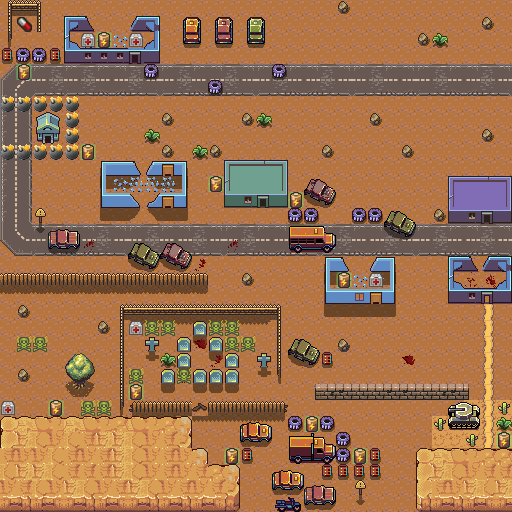

A level layout from a 2D game, rendered from its tile map. Below: a short description, then the map file with tile-grid data replaced by summaries:
An orthogonal 32x32 tile map with 16x16 px tiles, 5 tile layers (background, ground_1, ground_2, structures, ...), 5 tilesets and 113 objects (PLAYER, ENEMY).

<map version="1.0" tiledversion="1.0.1" orientation="orthogonal" renderorder="right-down" width="32" height="32" tilewidth="16" tileheight="16" nextobjectid="162">
 <tileset firstgid="1" name="prototype" tilewidth="16" tileheight="16" tilecount="1000" columns="40">
  <image source="../art/apocalypse.png" width="640" height="400" />
 </tileset>
 <tileset firstgid="1001" name="7DRL-Tiles2" tilewidth="16" tileheight="16" tilecount="256" columns="16">
  <image source="../art/7DRL-Tiles2.png" width="256" height="256" />
 </tileset>
 <tileset firstgid="1257" name="WallSet" tilewidth="16" tileheight="16" tilecount="16" columns="4">
  <image source="../art/WallSet.png" trans="ffffff" width="64" height="64" />
 </tileset>
 <tileset firstgid="1273" name="misc" tilewidth="16" tileheight="16" tilecount="49" columns="7">
  <image source="../art/misc.png" trans="ffffff" width="112" height="112" />
 </tileset>
 <tileset firstgid="1322" name="AngryMeteor-expansion-sprites14c" tilewidth="16" tileheight="16" spacing="2" margin="1" tilecount="300" columns="15">
  <image source="../art/AngryMeteor-expansion-sprites14c.png" trans="ffffff" width="270" height="360" />
  <tile id="6">
   <properties>
    <property name="amount" type="int" value="35" />
    <property name="event" value="HEAL" />
   </properties>
  </tile>
  <tile id="43">
   <properties>
    <property name="event" value="WIN" />
   </properties>
  </tile>
  <tile id="63">
   <properties>
    <property name="amount" type="int" value="15" />
    <property name="event" value="HARM" />
   </properties>
  </tile>
  <tile id="67">
   <properties>
    <property name="amount" type="int" value="50" />
    <property name="event" value="CHARGE" />
   </properties>
  </tile>
  <tile id="176">
   <properties>
    <property name="amount" type="int" value="70" />
    <property name="event" value="HARM" />
   </properties>
  </tile>
 </tileset>
 <layer name="background" width="32" height="32">
  <data>[1024 cells, 1024 non-empty, 1 distinct tile ids]</data>
 </layer>
 <layer name="ground_1" width="32" height="32">
  <data>[1024 cells, 225 non-empty, 42 distinct tile ids]</data>
 </layer>
 <layer name="ground_2" width="32" height="32">
  <data>[1024 cells, 54 non-empty, 16 distinct tile ids]</data>
 </layer>
 <layer name="structures" width="32" height="32">
  <data>[1024 cells, 350 non-empty, 148 distinct tile ids]</data>
 </layer>
 <objectgroup name="collision">
  <object id="22" x="322" y="352" width="10" height="13" />
  <object id="23" x="370" y="448" width="10" height="13" />
  <object id="27" x="322" y="464" width="58" height="13" />
  <object id="28" x="242" y="448" width="10" height="13" />
  <object id="30" x="2" y="48" width="58" height="13" />
  <object id="33" x="144" y="64" width="14" height="14" />
  <object id="34" x="208" y="80" width="14" height="14" />
  <object id="35" x="272" y="64" width="14" height="14" />
  <object id="36" x="288" y="208" width="14" height="14" />
  <object id="37" x="304" y="208" width="14" height="14" />
  <object id="38" x="352" y="208" width="14" height="14" />
  <object id="39" x="368" y="208" width="14" height="14" />
  <object id="42" x="320" y="416" width="14" height="14" />
  <object id="43" x="288" y="416" width="14" height="14" />
  <object id="44" x="416" y="448" width="96" height="64" />
  <object id="47" x="0" y="416" width="192" height="96" />
  <object id="48" x="304" y="485" width="32" height="20" />
  <object id="49" x="272" y="470" width="32" height="20" />
  <object id="50" x="275" y="497" width="26" height="15" />
  <object id="51" x="240" y="422" width="32" height="20" />
  <object id="52" x="289" y="433" width="60" height="31" />
  <object id="53" x="448" y="402" width="32" height="27" />
  <object id="54" x="315" y="384" width="154" height="16" />
  <object id="55" x="288" y="339" width="32" height="26" />
  <object id="56" x="289" y="226" width="36" height="27" />
  <object id="57" x="391" y="214" width="16" height="15" />
  <object id="58" x="310" y="179" width="11" height="7" />
  <object id="59" x="134" y="253" width="57" height="8" />
  <object id="60" x="161" y="369" width="14" height="15" />
  <object id="62" x="193" y="369" width="46" height="15" />
  <object id="64" x="225" y="353" width="14" height="15" />
  <object id="65" x="209" y="337" width="14" height="15" />
  <object id="66" x="193" y="321" width="14" height="15" />
  <object id="67" x="177" y="337" width="14" height="31" />
  <object id="69" x="145" y="337" width="14" height="15" />
  <object id="70" x="257" y="353" width="14" height="15" />
  <object id="71" x="65" y="363" width="29" height="12" />
  <object id="72" x="210" y="401" width="79" height="12" />
  <object id="73" x="129" y="401" width="63" height="12" />
  <object id="74" x="120" y="305" width="4" height="105" />
  <object id="75" x="126" y="304" width="149" height="11" />
  <object id="76" x="277" y="305" width="4" height="73" />
  <object id="78" x="448" y="256" width="64" height="48" />
  <object id="80" x="224" y="160" width="64" height="48" />
  <object id="81" x="448" y="176" width="64" height="48" />
  <object id="83" x="36" y="112" width="24" height="32" />
  <object id="84" x="0" y="273" width="208" height="13" />
  <object id="85" x="48" y="229" width="32" height="20" />
  <object id="86" x="183" y="17" width="18" height="27" />
  <object id="87" x="215" y="17" width="18" height="27" />
  <object id="88" x="247" y="17" width="18" height="27" />
  <object id="90" x="-5" y="0" width="522" height="8" />
  <object id="91" x="-5" y="512" width="522" height="6" />
  <object id="92" x="-5" y="0" width="5" height="511" />
  <object id="94" x="512" y="0" width="5" height="511" />
  <object id="95" x="65" y="17" width="29" height="14" />
  <object id="96" x="131" y="18" width="29" height="13" />
  <object id="97" x="64" y="32" width="6" height="16" />
  <object id="98" x="65" y="48" width="95" height="16" />
  <object id="99" x="154" y="32" width="6" height="15" />
  <object id="100" x="101" y="161" width="40" height="15" />
  <object id="101" x="146" y="161" width="41" height="15" />
  <object id="102" x="152" y="193" width="35" height="15" />
  <object id="103" x="101" y="193" width="35" height="15" />
  <object id="104" x="101" y="177" width="5" height="15" />
  <object id="105" x="182" y="177" width="5" height="15" />
  <object id="106" x="325" y="257" width="24" height="14" />
  <object id="108" x="371" y="257" width="24" height="14" />
  <object id="109" x="325" y="288" width="70" height="16" />
  <object id="110" x="325" y="271" width="5" height="16" />
  <object id="111" x="390" y="272" width="5" height="16" />
  <object id="112" x="192" y="448" width="16" height="63" />
  <object id="113" x="209" y="465" width="31" height="46" />
  <object id="114" x="326" y="233" width="10" height="20" />
  <object id="115" x="321" y="181" width="6" height="22" />
  <object id="116" x="310" y="186" width="11" height="12" />
  <object id="119" x="313" y="198" width="8" height="3" />
  <object id="120" x="304" y="188" width="6" height="7" />
  <object id="121" x="307" y="182" width="3" height="6" />
  <object id="122" x="327" y="186" width="4" height="19" />
  <object id="124" x="331" y="188" width="5" height="15" />
  <object id="126" x="70" y="44" width="8" height="4" />
  <object id="127" x="70" y="41" width="7" height="3" />
  <object id="128" x="78" y="46" width="2" height="2" />
  <object id="129" x="150" y="40" width="4" height="8" />
  <object id="130" x="147" y="43" width="3" height="5" />
  </objectgroup>
 <layer name="triggers" width="32" height="32">
  <data>[1024 cells, 42 non-empty, 5 distinct tile ids]</data>
 </layer>
 <objectgroup name="positions">
  <!-- 2 objects omitted --></objectgroup>
</map>
<!-- 27 of 113 objects omitted -->
